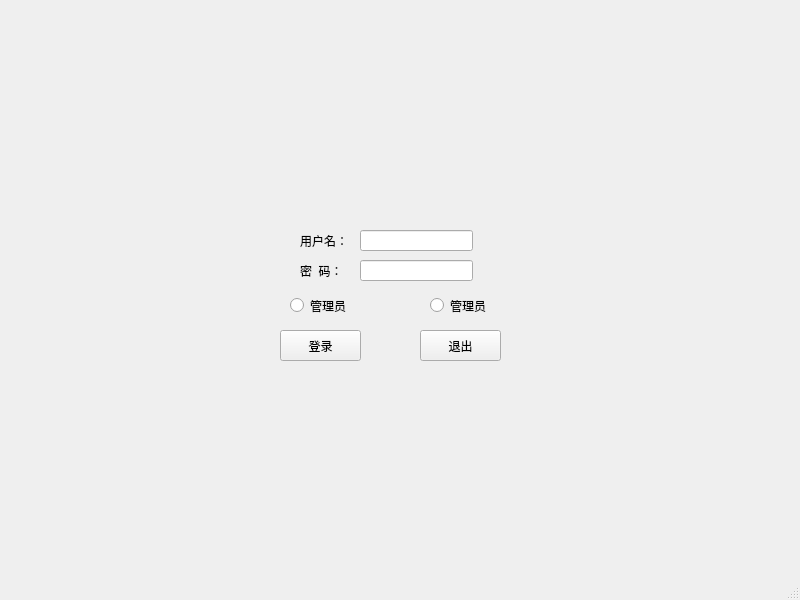
<?xml version="1.0" encoding="UTF-8"?>
<ui version="4.0">
 <class>MainWindow</class>
 <widget class="QMainWindow" name="MainWindow">
  <property name="geometry">
   <rect>
    <x>0</x>
    <y>0</y>
    <width>800</width>
    <height>600</height>
   </rect>
  </property>
  <property name="windowTitle">
   <string>系统登录</string>
  </property>
  <widget class="QWidget" name="centralwidget">
   <widget class="QLabel" name="label">
    <property name="geometry">
     <rect>
      <x>300</x>
      <y>220</y>
      <width>71</width>
      <height>41</height>
     </rect>
    </property>
    <property name="text">
     <string>用户名：</string>
    </property>
   </widget>
   <widget class="QLabel" name="label_2">
    <property name="geometry">
     <rect>
      <x>300</x>
      <y>250</y>
      <width>71</width>
      <height>41</height>
     </rect>
    </property>
    <property name="text">
     <string>密  码：</string>
    </property>
   </widget>
   <widget class="QLineEdit" name="lineEdit">
    <property name="geometry">
     <rect>
      <x>360</x>
      <y>230</y>
      <width>113</width>
      <height>21</height>
     </rect>
    </property>
   </widget>
   <widget class="QLineEdit" name="lineEdit_2">
    <property name="geometry">
     <rect>
      <x>360</x>
      <y>260</y>
      <width>113</width>
      <height>21</height>
     </rect>
    </property>
   </widget>
   <widget class="QPushButton" name="pushButton">
    <property name="geometry">
     <rect>
      <x>280</x>
      <y>330</y>
      <width>81</width>
      <height>31</height>
     </rect>
    </property>
    <property name="text">
     <string>登录</string>
    </property>
   </widget>
   <widget class="QPushButton" name="pushButton_2">
    <property name="geometry">
     <rect>
      <x>420</x>
      <y>330</y>
      <width>81</width>
      <height>31</height>
     </rect>
    </property>
    <property name="text">
     <string>退出</string>
    </property>
   </widget>
   <widget class="QRadioButton" name="radioButton">
    <property name="geometry">
     <rect>
      <x>290</x>
      <y>290</y>
      <width>115</width>
      <height>31</height>
     </rect>
    </property>
    <property name="text">
     <string>管理员</string>
    </property>
   </widget>
   <widget class="QRadioButton" name="radioButton_2">
    <property name="geometry">
     <rect>
      <x>430</x>
      <y>290</y>
      <width>115</width>
      <height>31</height>
     </rect>
    </property>
    <property name="text">
     <string>管理员</string>
    </property>
   </widget>
  </widget>
  <widget class="QMenuBar" name="menubar">
   <property name="geometry">
    <rect>
     <x>0</x>
     <y>0</y>
     <width>800</width>
     <height>26</height>
    </rect>
   </property>
  </widget>
  <widget class="QStatusBar" name="statusbar"/>
 </widget>
 <resources/>
 <connections/>
</ui>
